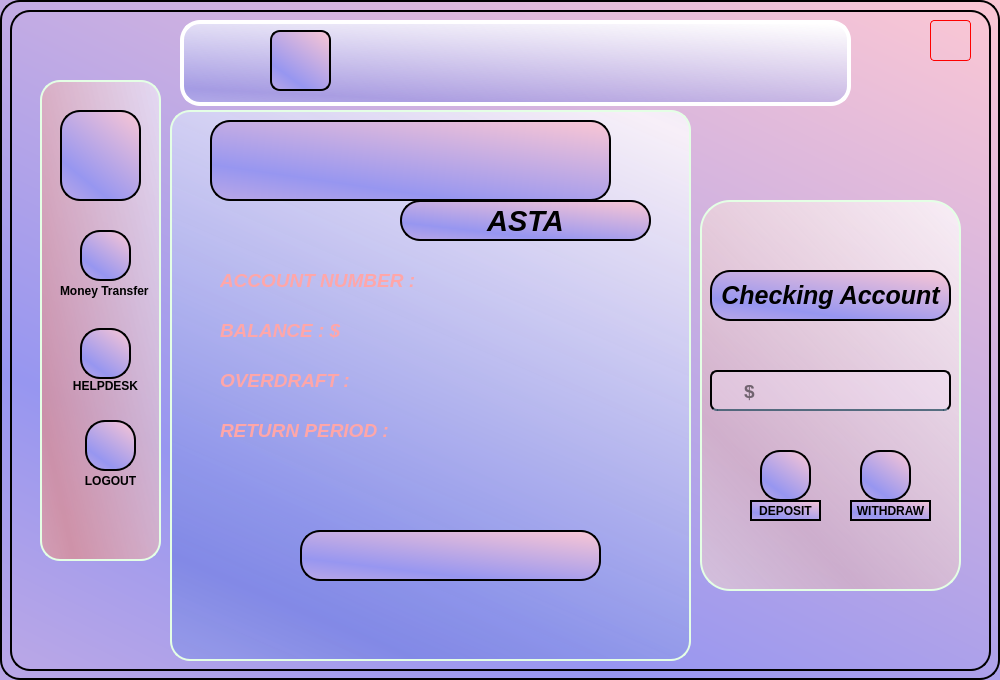
<?xml version="1.0" encoding="UTF-8"?>
<ui version="4.0">
 <class>Widget</class>
 <widget class="QWidget" name="Widget">
  <property name="geometry">
   <rect>
    <x>0</x>
    <y>0</y>
    <width>1000</width>
    <height>680</height>
   </rect>
  </property>
  <property name="minimumSize">
   <size>
    <width>1000</width>
    <height>680</height>
   </size>
  </property>
  <property name="maximumSize">
   <size>
    <width>1000</width>
    <height>680</height>
   </size>
  </property>
  <property name="windowTitle">
   <string>Widget</string>
  </property>
  <property name="styleSheet">
   <string notr="true">background-color: qlineargradient(spread:reflect, x1:0.392, y1:0.836, x2:1, y2:0, stop:0 rgba(151,150,240, 255), stop:1 rgba(251, 199, 212, 255));
border-radius: 20px;
border: 2px solid;
</string>
  </property>
  <widget class="QLabel" name="label">
   <property name="geometry">
    <rect>
     <x>10</x>
     <y>10</y>
     <width>981</width>
     <height>661</height>
    </rect>
   </property>
   <property name="styleSheet">
    <string notr="true">background: url(:/pics/pics/u105ro5rg8o31.jpg), rgba(0,0,0,0);
border-radius: 20px;
background-repeat: no;
</string>
   </property>
   <property name="text">
    <string/>
   </property>
  </widget>
  <widget class="QLabel" name="label_2">
   <property name="geometry">
    <rect>
     <x>40</x>
     <y>80</y>
     <width>121</width>
     <height>481</height>
    </rect>
   </property>
   <property name="styleSheet">
    <string notr="true">border: 2px solid ;
border-radius: 20px;
border-color:  rgb(228, 255, 229);
background-color: qlineargradient(spread:reflect, x1:0.102227, y1:0.802, x2:1, y2:0, stop:0 rgba(223, 141, 141, 180), stop:1 rgba(255, 255, 255, 140));</string>
   </property>
   <property name="text">
    <string/>
   </property>
  </widget>
  <widget class="QLabel" name="label_6">
   <property name="geometry">
    <rect>
     <x>60</x>
     <y>110</y>
     <width>81</width>
     <height>91</height>
    </rect>
   </property>
   <property name="styleSheet">
    <string notr="true">background:url(:/icons/icons/icons8-user-80.png), rgba(0,0,0,0);
background-repeat: no;
</string>
   </property>
   <property name="text">
    <string/>
   </property>
  </widget>
  <widget class="QLabel" name="label_7">
   <property name="geometry">
    <rect>
     <x>700</x>
     <y>200</y>
     <width>261</width>
     <height>391</height>
    </rect>
   </property>
   <property name="styleSheet">
    <string notr="true">background-color: qlineargradient(spread:reflect, x1:0.392, y1:0.836, x2:1, y2:0, stop:0 rgba(227, 182, 182, 140), stop:1 rgba(255, 255, 255, 190));
border-radius: 30px;
border: 2px solid;
border-color:  rgb(228, 255, 229);</string>
   </property>
   <property name="text">
    <string/>
   </property>
  </widget>
  <widget class="QPushButton" name="pushButton_3">
   <property name="geometry">
    <rect>
     <x>80</x>
     <y>230</y>
     <width>51</width>
     <height>51</height>
    </rect>
   </property>
   <property name="styleSheet">
    <string notr="true">QPushButton{
	background:url(:/icons/icons/icons8-transactions-40.png), rgba(0,0,0,0);
	background-repeat: no;
	background-position: center;
}

QPushButton:pressed{
	padding-left: 5px;
	padding-top: 8px;
	background-position: calc(100% - 20px);
}</string>
   </property>
   <property name="text">
    <string/>
   </property>
  </widget>
  <widget class="QPushButton" name="pushButton_4">
   <property name="geometry">
    <rect>
     <x>80</x>
     <y>328</y>
     <width>51</width>
     <height>51</height>
    </rect>
   </property>
   <property name="styleSheet">
    <string notr="true">QPushButton{
	background: url(:/icons/icons/icons8-helpdesk-30.png), rgba(0,0,0,0);
	background-repeat: no;
	background-position: center;
}

QPushButton:pressed{
	padding-left: 5px;
	padding-top: 8px;
	background-position: calc(100% - 20px);
}</string>
   </property>
   <property name="text">
    <string/>
   </property>
  </widget>
  <widget class="QPushButton" name="pushButton_5">
   <property name="geometry">
    <rect>
     <x>85</x>
     <y>420</y>
     <width>51</width>
     <height>51</height>
    </rect>
   </property>
   <property name="styleSheet">
    <string notr="true">QPushButton{
	background: url(:/icons/icons/icons8-logout-30.png), rgba(0,0,0,0);
	background-repeat: no;
	background-position: center;
}

QPushButton:pressed{
	padding-left: 5px;
	padding-top: 8px;
	background-position: calc(100% - 20px);
}
</string>
   </property>
   <property name="text">
    <string/>
   </property>
  </widget>
  <widget class="QLineEdit" name="lineEdit">
   <property name="geometry">
    <rect>
     <x>710</x>
     <y>370</y>
     <width>241</width>
     <height>41</height>
    </rect>
   </property>
   <property name="font">
    <font>
     <family>MS Sans Serif</family>
     <pointsize>14</pointsize>
     <weight>75</weight>
     <bold>true</bold>
    </font>
   </property>
   <property name="styleSheet">
    <string notr="true">border: 2px solid;
background-image: url(:/icons/icons/icons8-euro-money-30.png);
background-color: rgba(252, 237, 255, 70);
border-bottom-color: rgba(46,82,101,200);
color: rgb(0,0,0);
padding-bottom: 5px;
border-radius: 7px;
background-repeat: no repeat;
background-position: center left;
padding-left: 30px;
</string>
   </property>
   <property name="alignment">
    <set>Qt::AlignBottom|Qt::AlignLeading|Qt::AlignLeft</set>
   </property>
   <property name="placeholderText">
    <string>$</string>
   </property>
  </widget>
  <widget class="QPushButton" name="pushButton_6">
   <property name="geometry">
    <rect>
     <x>760</x>
     <y>450</y>
     <width>51</width>
     <height>51</height>
    </rect>
   </property>
   <property name="styleSheet">
    <string notr="true">QPushButton{
	background: url(:/icons/icons/icons8-deposit-30.png), rgba(0,0,0,0);
	background-repeat: no;
	background-position: center;
}

QPushButton:pressed{
	padding-left: 5px;
	padding-top: 8px;
	background-position: calc(100% - 20px);
}
</string>
   </property>
   <property name="text">
    <string/>
   </property>
  </widget>
  <widget class="QPushButton" name="pushButton_7">
   <property name="geometry">
    <rect>
     <x>860</x>
     <y>450</y>
     <width>51</width>
     <height>51</height>
    </rect>
   </property>
   <property name="styleSheet">
    <string notr="true">
QPushButton{
	background: url(:/icons/icons/icons8-withdraw-30.png), rgba(0,0,0,0);
	background-repeat: no;
	background-position: center;

}

QPushButton:pressed{
	padding-left: 5px;
	padding-top: 8px;
	background-position: calc(100% - 20px);
}
</string>
   </property>
   <property name="text">
    <string/>
   </property>
  </widget>
  <widget class="QLabel" name="label_12">
   <property name="geometry">
    <rect>
     <x>85</x>
     <y>470</y>
     <width>51</width>
     <height>21</height>
    </rect>
   </property>
   <property name="font">
    <font>
     <weight>75</weight>
     <bold>true</bold>
    </font>
   </property>
   <property name="styleSheet">
    <string notr="true">background: rgba(0,0,0,0);
border:no;</string>
   </property>
   <property name="text">
    <string>LOGOUT</string>
   </property>
   <property name="alignment">
    <set>Qt::AlignCenter</set>
   </property>
  </widget>
  <widget class="QLabel" name="label_13">
   <property name="geometry">
    <rect>
     <x>60</x>
     <y>280</y>
     <width>91</width>
     <height>21</height>
    </rect>
   </property>
   <property name="font">
    <font>
     <weight>75</weight>
     <bold>true</bold>
    </font>
   </property>
   <property name="styleSheet">
    <string notr="true">background: rgba(0,0,0,0);
border:no;</string>
   </property>
   <property name="text">
    <string>Money Transfer</string>
   </property>
  </widget>
  <widget class="QLabel" name="label_15">
   <property name="geometry">
    <rect>
     <x>170</x>
     <y>110</y>
     <width>521</width>
     <height>551</height>
    </rect>
   </property>
   <property name="styleSheet">
    <string notr="true">background-color: qlineargradient(spread:pad, x1:0.074, y1:1, x2:0.881, y1:0, stop:0 rgb(69, 104, 220, 150), stop:1 rgbargb(176, 106, 179, 100));
background-position: center;
background-repeat: no;
border-radius: 20px;
border: 2px solid;
border-color:  rgb(228, 255, 229);
background-color: qlineargradient(spread:reflect, x1:0.471591, y1:1, x2:0.881, y2:0, stop:0 rgba(117, 129, 227, 180), stop:1 rgba(255, 255, 255, 200));</string>
   </property>
   <property name="text">
    <string/>
   </property>
  </widget>
  <widget class="QLabel" name="label_16">
   <property name="geometry">
    <rect>
     <x>750</x>
     <y>500</y>
     <width>71</width>
     <height>21</height>
    </rect>
   </property>
   <property name="font">
    <font>
     <weight>75</weight>
     <bold>true</bold>
    </font>
   </property>
   <property name="text">
    <string>DEPOSIT</string>
   </property>
   <property name="alignment">
    <set>Qt::AlignCenter</set>
   </property>
  </widget>
  <widget class="QLabel" name="label_17">
   <property name="geometry">
    <rect>
     <x>850</x>
     <y>500</y>
     <width>81</width>
     <height>21</height>
    </rect>
   </property>
   <property name="font">
    <font>
     <weight>75</weight>
     <bold>true</bold>
    </font>
   </property>
   <property name="text">
    <string>WITHDRAW</string>
   </property>
   <property name="alignment">
    <set>Qt::AlignCenter</set>
   </property>
  </widget>
  <widget class="QLabel" name="label_4">
   <property name="geometry">
    <rect>
     <x>400</x>
     <y>200</y>
     <width>251</width>
     <height>41</height>
    </rect>
   </property>
   <property name="font">
    <font>
     <family>MS Sans Serif</family>
     <pointsize>22</pointsize>
     <weight>75</weight>
     <italic>true</italic>
     <bold>true</bold>
    </font>
   </property>
   <property name="text">
    <string>ASTA</string>
   </property>
   <property name="alignment">
    <set>Qt::AlignCenter</set>
   </property>
  </widget>
  <widget class="QLabel" name="label_5">
   <property name="geometry">
    <rect>
     <x>220</x>
     <y>310</y>
     <width>411</width>
     <height>41</height>
    </rect>
   </property>
   <property name="font">
    <font>
     <family>MS Sans Serif</family>
     <pointsize>14</pointsize>
     <weight>75</weight>
     <italic>true</italic>
     <bold>true</bold>
    </font>
   </property>
   <property name="styleSheet">
    <string notr="true">color: rgb(10,117,122);
color: rgb(255, 210, 210);
color: rgb(255, 166, 168);
background: rgba(0,0,0,0);
border:no;</string>
   </property>
   <property name="text">
    <string>BALANCE : $</string>
   </property>
  </widget>
  <widget class="QLabel" name="label_8">
   <property name="geometry">
    <rect>
     <x>220</x>
     <y>260</y>
     <width>411</width>
     <height>41</height>
    </rect>
   </property>
   <property name="font">
    <font>
     <family>MS Sans Serif</family>
     <pointsize>14</pointsize>
     <weight>75</weight>
     <italic>true</italic>
     <bold>true</bold>
    </font>
   </property>
   <property name="styleSheet">
    <string notr="true">color: rgb(10,117,122);
color: rgb(255, 210, 210);
color: rgb(255, 166, 168);
background: rgba(0,0,0,0);
border:no;</string>
   </property>
   <property name="text">
    <string>ACCOUNT NUMBER : </string>
   </property>
  </widget>
  <widget class="QLabel" name="label_3">
   <property name="geometry">
    <rect>
     <x>210</x>
     <y>120</y>
     <width>401</width>
     <height>81</height>
    </rect>
   </property>
   <property name="font">
    <font>
     <family>MS Sans Serif</family>
     <pointsize>22</pointsize>
     <weight>75</weight>
     <italic>true</italic>
     <bold>true</bold>
    </font>
   </property>
   <property name="styleSheet">
    <string notr="true">background-image: url(:/icons/icons/text-1689252540047.png);
background-repeat: no;
background-position: center;</string>
   </property>
   <property name="text">
    <string/>
   </property>
   <property name="alignment">
    <set>Qt::AlignCenter</set>
   </property>
  </widget>
  <widget class="QLabel" name="label_10">
   <property name="geometry">
    <rect>
     <x>70</x>
     <y>378</y>
     <width>71</width>
     <height>16</height>
    </rect>
   </property>
   <property name="font">
    <font>
     <weight>75</weight>
     <bold>true</bold>
    </font>
   </property>
   <property name="styleSheet">
    <string notr="true">background: rgba(0,0,0,0);
border:no;</string>
   </property>
   <property name="text">
    <string>HELPDESK</string>
   </property>
   <property name="alignment">
    <set>Qt::AlignCenter</set>
   </property>
  </widget>
  <widget class="QPushButton" name="pushButton">
   <property name="geometry">
    <rect>
     <x>350</x>
     <y>460</y>
     <width>191</width>
     <height>191</height>
    </rect>
   </property>
   <property name="styleSheet">
    <string notr="true">QPushButton{
	background: url(:/pics/pics/icons8-synchronize-200.png), rgba(0,0,0,0);
	background-repeat: no;
	background-position: center;
	background-color: rgba(0,0,0,0);
	border:no;
	border-radius: 30px;
}

QPushButton:pressed{
	padding-left: 5px;
	padding-top: 8px;
	background-position: calc(100% - 10px) center;
}
</string>
   </property>
   <property name="text">
    <string/>
   </property>
  </widget>
  <widget class="QLabel" name="label_11">
   <property name="geometry">
    <rect>
     <x>300</x>
     <y>530</y>
     <width>301</width>
     <height>51</height>
    </rect>
   </property>
   <property name="font">
    <font>
     <pointsize>11</pointsize>
     <weight>75</weight>
     <italic>true</italic>
     <bold>true</bold>
    </font>
   </property>
   <property name="styleSheet">
    <string notr="true">background-image: url(:/icons/icons/text-1689252575884.png);
background-repeat: no;
background-position: center;</string>
   </property>
   <property name="text">
    <string/>
   </property>
  </widget>
  <widget class="QLabel" name="label_18">
   <property name="geometry">
    <rect>
     <x>220</x>
     <y>360</y>
     <width>411</width>
     <height>41</height>
    </rect>
   </property>
   <property name="font">
    <font>
     <family>MS Sans Serif</family>
     <pointsize>14</pointsize>
     <weight>75</weight>
     <italic>true</italic>
     <bold>true</bold>
    </font>
   </property>
   <property name="styleSheet">
    <string notr="true">color: rgb(10,117,122);
color: rgb(255, 210, 210);
color: rgb(255, 166, 168);
background: rgba(0,0,0,0);
border:no;</string>
   </property>
   <property name="text">
    <string>OVERDRAFT :</string>
   </property>
  </widget>
  <widget class="QLabel" name="label_20">
   <property name="geometry">
    <rect>
     <x>220</x>
     <y>410</y>
     <width>411</width>
     <height>41</height>
    </rect>
   </property>
   <property name="font">
    <font>
     <family>MS Sans Serif</family>
     <pointsize>14</pointsize>
     <weight>75</weight>
     <italic>true</italic>
     <bold>true</bold>
    </font>
   </property>
   <property name="styleSheet">
    <string notr="true">color: rgb(10,117,122);
color: rgb(255, 210, 210);
color: rgb(255, 166, 168);
background: rgba(0,0,0,0);
border:no;</string>
   </property>
   <property name="text">
    <string>RETURN PERIOD :</string>
   </property>
  </widget>
  <widget class="QLabel" name="label_22">
   <property name="geometry">
    <rect>
     <x>710</x>
     <y>270</y>
     <width>241</width>
     <height>51</height>
    </rect>
   </property>
   <property name="font">
    <font>
     <family>MS Sans Serif</family>
     <pointsize>19</pointsize>
     <weight>75</weight>
     <italic>true</italic>
     <bold>true</bold>
     <kerning>true</kerning>
    </font>
   </property>
   <property name="text">
    <string>Checking Account</string>
   </property>
   <property name="alignment">
    <set>Qt::AlignCenter</set>
   </property>
  </widget>
  <widget class="QLabel" name="label_23">
   <property name="geometry">
    <rect>
     <x>180</x>
     <y>20</y>
     <width>671</width>
     <height>91</height>
    </rect>
   </property>
   <property name="styleSheet">
    <string notr="true">background-image: url(:/pics/pics/text-1689253205263.png);
background-position: center;
background-repeat: no;
padding: 10px;
margin-bottom: 5px;
font-size: 30px;
background-color: qlineargradient(spread:reflect, x1:0.471591, y1:1, x2:0.881, y2:0, stop:0 rgba(117, 129, 227, 100), stop:1 rgba(255, 255, 255, 250));
border: 4px solid rgb(255,255,255);
border-radius: 20px;</string>
   </property>
   <property name="text">
    <string/>
   </property>
  </widget>
  <widget class="QLabel" name="label_24">
   <property name="geometry">
    <rect>
     <x>270</x>
     <y>30</y>
     <width>61</width>
     <height>61</height>
    </rect>
   </property>
   <property name="styleSheet">
    <string notr="true">background-image: url(:/icons/icons/bank logo.JPG);
background-position: center;
border-radius: 10px;</string>
   </property>
   <property name="text">
    <string/>
   </property>
  </widget>
  <widget class="QPushButton" name="pushButton_8">
   <property name="geometry">
    <rect>
     <x>930</x>
     <y>20</y>
     <width>41</width>
     <height>41</height>
    </rect>
   </property>
   <property name="styleSheet">
    <string notr="true">QPushButton{
background-image: url(:/icons/icons/icons8-close-40.png);
background-color: rgba(0,0,0,0);
border: 1px solid red;
border-radius: 4px;
}
QPushButton:pressed{
	padding-left: 5px;
	padding-top: 8px;
	background-position: calc(100% - 20px);
}</string>
   </property>
   <property name="text">
    <string/>
   </property>
  </widget>
 </widget>
 <resources>
  <include location="../res files/pic.qrc"/>
  <include location="../res files/icon.qrc"/>
 </resources>
 <connections/>
</ui>
